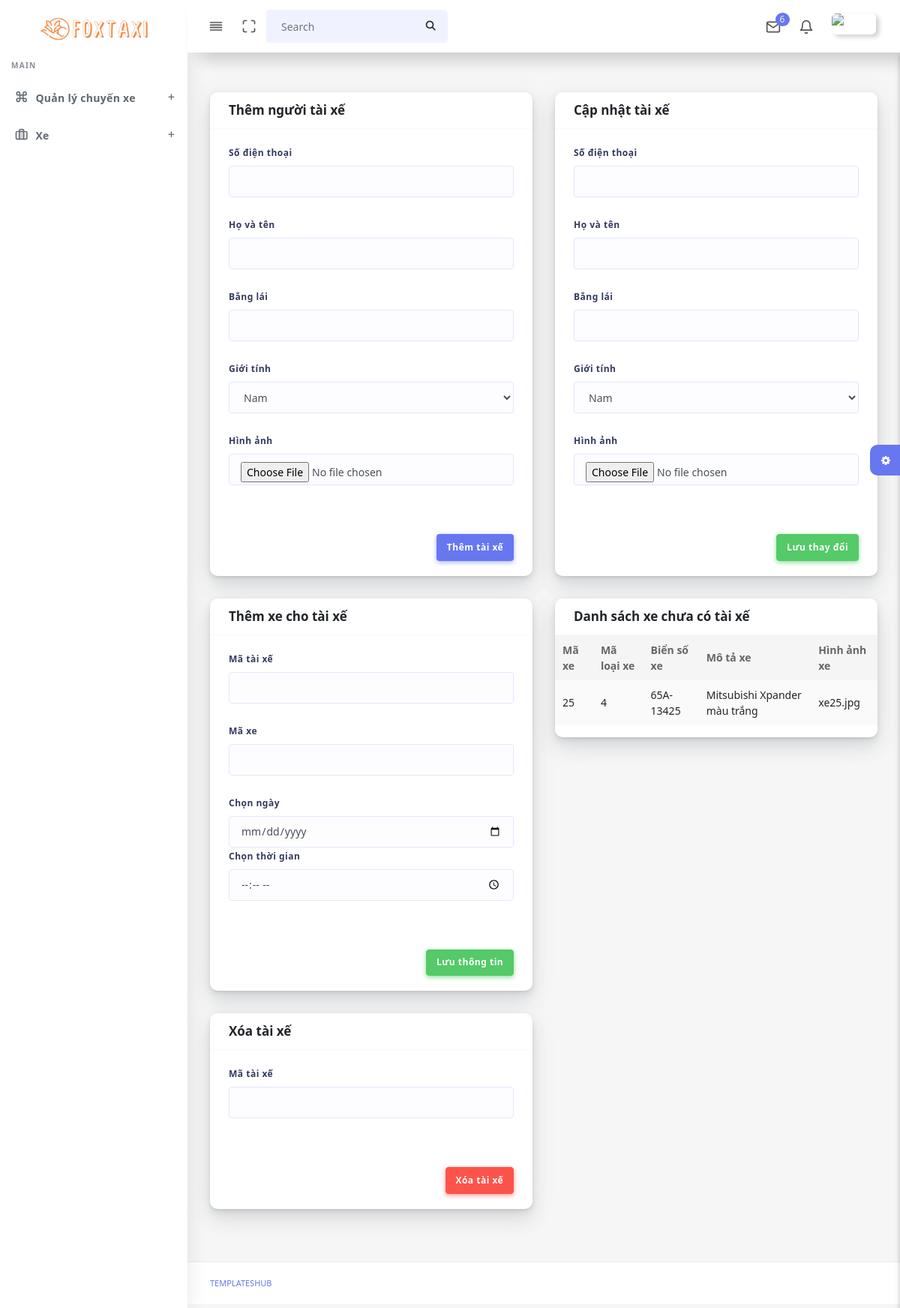
The page /taixe/capnhattaixe.php (signed in) on the database its author committed.
### tables this page shows
CREATE TABLE `xe` (
  `X_MA` int(11) NOT NULL,
  `LX_MA` int(11) NOT NULL,
  `X_BIENSO` varchar(10) NOT NULL,
  `X_MOTA` text NOT NULL,
  `X_HINHANH` varchar(200) NOT NULL
);

### taixe/capnhattaixe.php (the view, shortened to what this page needs)
<!DOCTYPE html>
<html lang="en">
<?php
  include("connect.php");
  include('head.php');
?>
<body>
  <div id="app">
    <div class="main-wrapper main-wrapper-1">
      <div class="navbar-bg"></div>
      <nav class="navbar navbar-expand-lg main-navbar sticky">
        <div class="form-inline mr-auto">
          <ul class="navbar-nav mr-3">
            <li><a href="#" data-toggle="sidebar" class="nav-link nav-link-lg
									collapse-btn"> <i data-feather="align-justify"></i></a></li>
            <li><a href="#" class="nav-link nav-link-lg fullscreen-btn">
              </a></li>
            <li>
              <form class="form-inline mr-auto">
                <div class="search-element">
                  <button class="btn" type="submit">
                  </button>
                </div>
              </form>
            </li>
          </ul>
        </div>
        <ul class="navbar-nav navbar-right">
          <li class="dropdown dropdown-list-toggle"><a href="#" data-toggle="dropdown"
              class="nav-link nav-link-lg message-toggle"><i data-feather="mail"></i>
              <span class="badge headerBadge1">
                6 </span> </a>
          </li>
          <li class="dropdown dropdown-list-toggle"><a href="#" data-toggle="dropdown"
              class="nav-link notification-toggle nav-link-lg"><i data-feather="bell" class="bell"></i>
            </a>
          </li>
          <li class="dropdown"><a href="#" data-toggle="dropdown"
              class="nav-link dropdown-toggle nav-link-lg nav-link-user"> <img alt="image" src="assets/img/user.png"
                class="user-img-radious-style"> <span class="d-sm-none d-lg-inline-block"></span></a>
          </li>
        </ul>
      </nav>
      <?php
        include('navbar.php');
        include('sidebar.php');
      ?>
      <div class="main-content">
        <section class="section">
          <div class="section-body">
            <div class="row">
              <div class="col-12 col-md-6 col-lg-6">
                <div class="card">
                  <form method="POST" action="themtaixe.php">
                    <div class="card-header">
                      <h4>Thêm người tài xế</h4>
                    </div>
                    <div class="card-body">
                    <div class="form-group">
                        <label>Số điện thoại</label>
                        <input type="tel" class="form-control" id="TX_SDT" name="TX_SDT" pattern="\d+" required>
                      </div>
                    <div class="form-group">
                        <label>Họ và tên</label>
                        <input type="text" class="form-control" id="TX_TEN" name="TX_TEN" pattern="[A-Za-z\s]+" required>
                      </div>
                      <div class="form-group">
                        <label>Bẳng lái</label>
                        <input type="text" class="form-control" id="TX_BANGLAI" name="TX_BANGLAI" required>
                      </div>
                      <div class="form-group">
                        <label>Giới tính</label>
                        <select class="form-control selectric" name="TX_GIOITINH">
                        <option value="1">Nam</option>
                        </select>
                      </div>
                      <div class="form-group">
                        <label>Hình ảnh</label>
                        <input type="file" class="form-control" id="TX_HINHANH" name="TX_HINHANH" required>
                      </div>
                    </div>
                    <div class="card-footer text-right">
                      <button class="btn btn-primary" class="mt-2">Thêm tài xế</button>
                    </div>
                  </form>
                </div>
              </div>
              <div class="col-12 col-md-6 col-lg-6">
                <div class="card">
                  <form method="POST" action="updatetaixe.php">
                    <div class="card-header">
                      <h4>Cập nhật tài xế</h4>
                    </div>
                    <div class="card-body">
                    <div class="form-group">
                        <label>Số điện thoại</label>
                        <input type="tel" class="form-control" id="TX_SDT" name="TX_SDT" pattern="\d+" required>
                      </div>
                      <div class="form-group">
                        <label>Họ và tên</label>
                        <input type="text" class="form-control" id="TX_TEN" name="TX_TEN" pattern="[A-Za-z\s]+" required>
                      </div>
                      <div class="form-group">
                        <label>Bẳng lái</label>
                        <input type="text" class="form-control" id="TX_BANGLAI" name="TX_BANGLAI" required>
                      </div>
                      <div class="form-group">
                        <label>Giới tính</label>
                        <select class="form-control selectric" name="TX_GIOITINH">
                        <option value="1">Nam</option>
                        </select>
                      </div>
                      <div class="form-group">
                        <label>Hình ảnh</label>
                        <input type="file" class="form-control" id="TX_HINHANH" name="TX_HINHANH" required>
                      </div>
                    </div>
                    <div class="card-footer text-right">
                      <button class="btn btn-success" class="mt-2">Lưu thay đổi</button>
                    </div>
                  </form>
                </div>
              </div>
              <div class="col-12 col-md-6 col-lg-6">
                <div class="card">
                <form method="POST" action="themxechotaixe.php">
                    <div class="card-header">
                      <h4>Thêm xe cho tài xế</h4>
                    </div>
                    <div class="card-body">
                      <div class="form-group">
                        <label>Mã tài xế</label>
                        <input type="number" class="form-control" id="TX_MA" name="TX_MA" required="">
                      </div>
                      <div class="form-group">
                        <label>Mã xe</label>
                        <input type="number" class="form-control" id="X_MA" name="X_MA" required="">
                      </div>
                      <div class="form-group">
                          <label>Chọn ngày</label>
                          <input type="date" class="form-control" id="ngay" name="ngay" required>
                          <label>Chọn thời gian</label>
                          <input type="time" class="form-control" id="gio" name="gio" required>
                      </div>
                    </div>
                    <div class="card-footer text-right">
                      <button class="btn btn-success">Lưu thông tin</button>
                    </div>
                  </form>
                </div>
              </div>
              <div class="col-12 col-md-6 col-lg-6">
                <div class="card">
                    <div class="card-header">
                      <h4>Danh sách xe chưa có tài xế</h4>
                    </div>
                    <div class="table-responsive">
                    <table class="table table-striped table-hover" id="tableExport" style="width:100%;">
                        <thead>
                            <tr><th>Mã xe</th>
                                <th>Mã loại xe</th>
                                <th>Biển số xe</th>
                                <th>Mô tả xe</th>
                                <th>Hình ảnh xe</th>
                            </tr>
                        </thead>
                    <tbody>
                        <?php
                        $sql = "SELECT xe.* FROM xe
                                LEFT JOIN phutrach ON phutrach.X_MA = xe.X_MA
                                WHERE phutrach.X_MA IS NULL";
                        $result = $conn->query($sql);
                        if ($result ->num_rows > 0) {
                            while ($row = $result->fetch_assoc()) {
                              echo "<tr>";
                              echo "<td>". $row['X_MA'] . "</td>";
                              echo "<td>". $row['LX_MA'] . "</td>";
                              echo "<td>". $row['X_BIENSO'] . "</td>";
                              echo "<td>". $row['X_MOTA'] . "</td>";
                              echo "<td>". $row['X_HINHANH'] . "</td>";
                              echo "</tr>";
                          }
                        }else{
                          echo "<td>Không có dữ liệu</td>";
                        }
                        ?>
                    </tbody>
                    </table>
                    </div>
                </div>
              </div>
              <div class="col-12 col-md-6 col-lg-6">
                <div class="card">
                <form method="POST" action="xoataixe.php">
                    <div class="card-header">
                      <h4>Xóa tài xế</h4>
                    </div>
                    <div class="card-body">
                      <div class="form-group">
                        <label>Mã tài xế</label>
                        <input type="number" class="form-control" id="TX_MA" name="TX_MA" required="">
                      </div>
                    </div>
                    <div class="card-footer text-right">
                      <button class="btn btn-danger">Xóa tài xế</button>
                    </div>
                  </form>
                </div>
              </div>
            </div>
          </div>
        </section>
        <div class="settingSidebar">
          <a href="javascript:void(0)" class="settingPanelToggle"> <i class="fa fa-spin fa-cog"></i>
          </a>
        </div>
      </div>
      <footer class="main-footer">
        <div class="footer-left">
          <a href="templateshub.net">Templateshub</a></a>
        </div>
      </footer>
    </div>
  </div>
</body>
</html>

### rows shown on the page
xe: X_MA "25", LX_MA "4", X_BIENSO "65A-13425", X_MOTA "Mitsubishi Xpander màu trắng", X_HINHANH "xe25.jpg"
